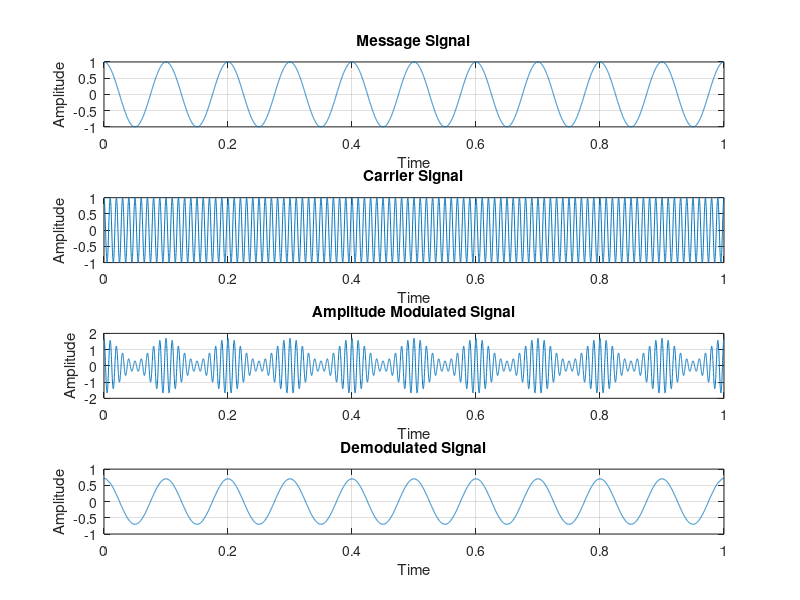

This chart was generated by the following MATLAB code:
clc;
clear all;
close all;

% Parameters
fm = 10;          % Message signal frequency in Hz
fc = 100;         % Carrier signal frequency in Hz
mod_index = 0.7;  % Modulation index
t = 0:0.0001:1;   % Time vector

% Message signal (modulating signal)
mt = cos(2 * pi * fm * t);

% Carrier signal
ct = cos(2 * pi * fc * t);

% Amplitude Modulated (AM) signal
am_signal = (1 + mod_index * mt) .* ct;

% Envelope detection (simple absolute value method)
demod_signal = abs(hilbert(am_signal)) - mean(abs(hilbert(am_signal))); % Subtract the DC component

% Plot the message signal
subplot(4,1,1);
plot(t, mt);
title('Message Signal');
xlabel('Time');
ylabel('Amplitude');
grid on;

% Plot the carrier signal
subplot(4,1,2);
plot(t, ct);
title('Carrier Signal');
xlabel('Time');
ylabel('Amplitude');
grid on;

% Plot the amplitude modulated signal
subplot(4,1,3);
plot(t, am_signal);
title('Amplitude Modulated Signal');
xlabel('Time');
ylabel('Amplitude');
grid on;

% Plot the demodulated signal
subplot(4,1,4);
plot(t, demod_signal);
title('Demodulated Signal');
xlabel('Time');
ylabel('Amplitude');
grid on;
